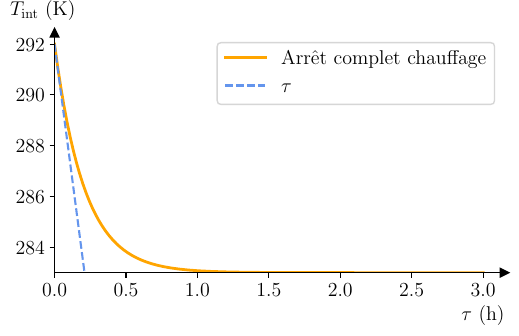

This figure's Python source:
import matplotlib.pyplot as plt
import numpy as np
from intersect import intersection
plt.rcParams.update({
    "text.usetex": True,
    "font.family": "EB Garamond",
    "axes.labelsize": 'x-large',
    "xtick.labelsize": 'x-large',
    "ytick.labelsize": 'x-large'})
plt.rcParams['figure.facecolor'] = 'w'

P0 = 1e5                        # Pa
V = 36                          # m^3
Tc = 292                        # K
C_v = 5*P0*V/(2*Tc)             # J.K^-1
gtoit = 0.50                    # W.m^-2.K^-1
gmur = 2.90                     # W.m^-2.K^-1
S = 12                          # m^2
Text = 283                      # K
Pc = (gtoit + gmur)*S*(Tc-Text)
tau = C_v/((gtoit+gmur)*S)
tau_h = tau/3600

def Tint_coupe(t):
    return(Text + (Tc-Text)*np.exp(-t/tau))
def Tint_coupe_h(t):
    return(Text + (Tc-Text)*np.exp(-t/tau_h))

xmin:int = 0
t1:int = 3 # h
Npts:int = 10000

t1_list:np.ndarray = np.linspace(xmin, t1, Npts)
Tint_coupe_list:np.ndarray = Tint_coupe(t1_list)
Tint_coupe_hlist:np.ndarray = Tint_coupe_h(t1_list)

fig = plt.figure(figsize=(5, 3))
ax = fig.add_axes((0.1, 0.12, 0.90, 0.8))

ax.plot(t1_list, Tint_coupe_hlist,
        lw=2, color='orange',
        label='Arrêt complet chauffage')
ax.plot([0,tau_h],[Tc,Text],
        ls='--', c='cornflowerblue',
        label=r'$\tau$')

ax.set_xlabel(r'$\tau$ (h)', x=1, ha='right', va='top')
ax.set_ylabel(r'$T_{\rm int}$ (K)', y=1.05, rotation=0, ha='left')

ax.set_xlim(left=0)
ax.set_ylim(bottom=Text)

ax.legend(fontsize='x-large')
ax.spines[['right', 'top']].set_visible(False)
ax.plot(0, 1, '^k', transform=ax.transAxes, clip_on=False)
ax.plot(1, 0, '>k', transform=ax.transAxes, clip_on=False)

fig.savefig('E7_eqdiff.pdf', bbox_inches="tight")

#####

Pmax = 2.0e3 # W

def Tint_chauffe(t:float) -> float:
    return(Text + Pmax/((gtoit+gmur)*S)*(1-np.exp(-t/tau)))
def Tint_chauffe_h(t:float) -> float:
    return(Text + Pmax/((gtoit+gmur)*S)*(1-np.exp(-t/tau_h)))

xmin:int = 0
xmax:int = 1 # h
Npts:int = 10000

t_list:np.ndarray = np.linspace(xmin, xmax, Npts)
Tint_chauffe_list:np.ndarray = Tint_chauffe(t_list)
Tint_chauffe_hlist:np.ndarray = Tint_chauffe_h(t_list)

fig = plt.figure(figsize=(5, 3))
ax = fig.add_axes((0.1, 0.12, 0.90, 0.8))

ax.plot(t_list, Tint_chauffe_hlist,
        lw=2, color='orange',
        label='Relance du chauffage')
ax.plot([0,tau_h],[Text,max(Tint_chauffe_hlist)],
        ls='--', c='cornflowerblue',
        label=r'$\tau$')
# ax.axhline(Tc, ls=':', c='k')

# intersection
t2 = tau*np.log(Pmax/(Pmax-Pc))/3600
ax.plot([0,t2,t2],[Tc, Tc,Text],
        ls='--', c='k',
        label=fr'$t_2 =$ {t2*60:.1f} min')

ax.set_xlabel(r'$\tau$ (h)', x=1, ha='right', va='top')
ax.set_ylabel(r'$T_{\rm int}$ (K)', y=1.05, rotation=0, ha='left')

ax.set_xlim(left=0)
ax.set_ylim(bottom=Text)

ax.legend(fontsize='x-large')
ax.spines[['right', 'top']].set_visible(False)
ax.plot(0, 1, '^k', transform=ax.transAxes, clip_on=False)
ax.plot(1, 0, '>k', transform=ax.transAxes, clip_on=False)

fig.savefig('E7_eqdiff_rechauffe.pdf', bbox_inches="tight")

# Combine
def Tint_chauffe_court(t):
    return(Text +
        (Tc-Text)*((Pmax/Pc)+np.exp(-t/tau)*(1-(Pmax/Pc)*np.exp(t1/tau))))
def Tint_chauffe_court_h(t):
    return(Text +
        (Tc-Text)*((Pmax/Pc)+np.exp(-t/tau_h)*(1-(Pmax/Pc)*np.exp(t1h/tau_h))))

def t2func(t1):
    return(tau*np.log((Pc-Pmax*np.exp(t1/tau))/(Pc-Pmax))) # s
def E_continu(t1):
    return(Pc*t2func(t1))
def E_rechauffe(t1):
    return(Pmax*(t2func(t1)-t1))

t1_test = np.linspace(0, 3600, Npts)

fig = plt.figure(figsize=(5, 3))
ax = fig.add_axes((0.1, 0.12, 0.90, 0.8))

ax.plot(t1_test, E_continu(t1_test),
        color='orange',
        label=r'Chauffage continu : $\mathcal{E} = \mathcal{P}_c\times t_2$')
ax.plot(t1_test, E_rechauffe(t1_test),
        color='firebrick',
        label=r'Interruption puis chauffage max : $\mathcal{E} = \mathcal{P}_{c,\rm max}\times(t_2-t_1)$')

# intersection
# ax.plot([0,t2,t2],[Tc, Tc, Text],
#         ls='--', c='k',
#         label=fr'$t_2 =$ {t2*60:.1f} min')

ax.set_xlabel(r'$t_1$ (s)', x=1, ha='right', va='top')
ax.set_ylabel(r'$\mathcal{E}$ (J)', y=1.05, rotation=0, ha='left')

ax.set_xlim(left=0)
ax.set_ylim(bottom=0)

ax.legend(fontsize='15', bbox_to_anchor=[0.5, 1.2], loc='lower center')
ax.spines[['right', 'top']].set_visible(False)
ax.plot(0, 1, '^k', transform=ax.transAxes, clip_on=False)
ax.plot(1, 0, '>k', transform=ax.transAxes, clip_on=False)

fig.savefig('E7_solve_t1_egal.pdf', bbox_inches="tight")

t1h = 0.5 # h
t1 = t1h*3600 # s
t1_list:np.ndarray = np.linspace(xmin, t1, Npts) # s
t1_hlist:np.ndarray = np.linspace(xmin, t1h, Npts) # h
Tint_coupe_list:np.ndarray = Tint_coupe(t1_list)
Tint_coupe_hlist:np.ndarray = Tint_coupe_h(t1_hlist)

t2 = tau*np.log((Pc-Pmax*np.exp(t1/tau))/(Pc-Pmax)) # s
t2h = t2/3600 # h
t2_list:np.ndarray = np.linspace(t1, t2, Npts) # s
t2_hlist:np.ndarray = np.linspace(t1h, t2h, Npts) # h
Tint_chauffe_court_list = Tint_chauffe_court(t2_list)
Tint_chauffe_court_hlist = Tint_chauffe_court_h(t2_hlist)

tmax_list = np.linspace(t2, t2+600, Npts) # s
tmax_hlist = np.linspace(t2h, t2h+600/3600, Npts) # h

fig = plt.figure(figsize=(5, 3))
ax = fig.add_axes((0.1, 0.12, 0.90, 0.8))

ax.plot(t1_hlist, Tint_coupe_hlist,
        lw=2, color='orange',
        label='Arrêt du chauffage')
ax.plot(t2_hlist, Tint_chauffe_court_hlist,
        lw=2, color='firebrick',
        label=r'Relance du chauffage à $\mathcal{P}_{c,\rm max}$')
ax.plot(tmax_hlist, Tc*np.ones(Npts),
        lw=2, color='pink',
        label=r'Chauffage à $\mathcal{P}_c$')
# ax.plot(t2_hlist, Tint_chauffe_court_hlist,
#         lw=2, color='firebrick',
#         label='Relance du chauffage')
# ax.plot([0,tau_h],[Text,max(Tint_chauffe_hlist)],
#         ls='--', c='cornflowerblue',
#         label=r'$\tau$')
# ax.axhline(Tc, ls=':', c='k')

# intersection
# ax.plot([0,t2,t2],[Tc, Tc, Text],
#         ls='--', c='k',
#         label=fr'$t_2 =$ {t2*60:.1f} min')

ax.set_xlabel(r'$\tau$ (h)', x=1, ha='right', va='top')
ax.set_ylabel(r'$T_{\rm int}$ (K)', y=1.05, rotation=0, ha='left')

ax.set_xlim(left=0)
ax.set_ylim(bottom=Text)

ax.legend(fontsize='x-large')
ax.spines[['right', 'top']].set_visible(False)
ax.plot(0, 1, '^k', transform=ax.transAxes, clip_on=False)
ax.plot(1, 0, '>k', transform=ax.transAxes, clip_on=False)

ax.set_title(fr'$t_1 =$ {t1h*60} min, $\Delta{{t}}_{{12}} =$ {(t2h-t1h)*60:.2f} min',
             fontsize=20)

fig.savefig('E7_eqdiff_rechauffe_court.pdf', bbox_inches="tight")

